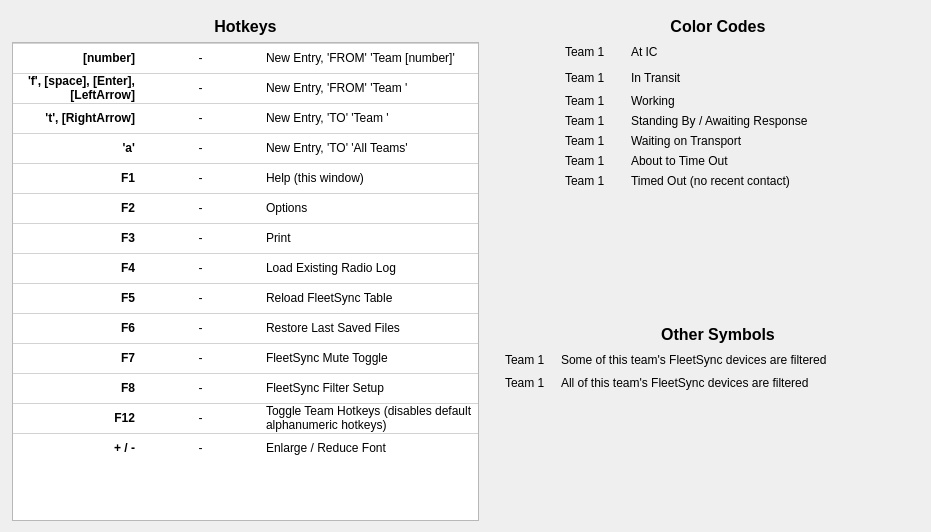
<?xml version="1.0" encoding="UTF-8"?>
<ui version="4.0">
 <class>Help</class>
 <widget class="QDialog" name="Help">
  <property name="enabled">
   <bool>true</bool>
  </property>
  <property name="geometry">
   <rect>
    <x>0</x>
    <y>0</y>
    <width>931</width>
    <height>532</height>
   </rect>
  </property>
  <property name="sizePolicy">
   <sizepolicy hsizetype="Expanding" vsizetype="Expanding">
    <horstretch>0</horstretch>
    <verstretch>0</verstretch>
   </sizepolicy>
  </property>
  <property name="windowTitle">
   <string>Help</string>
  </property>
  <property name="whatsThis">
   <string notr="true"/>
  </property>
  <widget class="QWidget" name="horizontalLayoutWidget">
   <property name="geometry">
    <rect>
     <x>12</x>
     <y>17</y>
     <width>939</width>
     <height>504</height>
    </rect>
   </property>
   <layout class="QHBoxLayout" name="horizontalLayout_3">
    <item>
     <layout class="QVBoxLayout" name="verticalLayout_3">
      <item>
       <widget class="QLabel" name="label_7">
        <property name="font">
         <font>
          <family>Segoe UI</family>
          <pointsize>12</pointsize>
          <weight>75</weight>
          <bold>true</bold>
         </font>
        </property>
        <property name="text">
         <string>Hotkeys</string>
        </property>
        <property name="alignment">
         <set>Qt::AlignCenter</set>
        </property>
       </widget>
      </item>
      <item>
       <widget class="QTableWidget" name="hotkeys_table_widget">
        <property name="enabled">
         <bool>true</bool>
        </property>
        <property name="sizePolicy">
         <sizepolicy hsizetype="Expanding" vsizetype="Expanding">
          <horstretch>0</horstretch>
          <verstretch>0</verstretch>
         </sizepolicy>
        </property>
        <property name="minimumSize">
         <size>
          <width>435</width>
          <height>0</height>
         </size>
        </property>
        <property name="focusPolicy">
         <enum>Qt::NoFocus</enum>
        </property>
        <property name="styleSheet">
         <string notr="true">QTableWidget::item {border-top:1px solid lightgray}</string>
        </property>
        <property name="lineWidth">
         <number>1</number>
        </property>
        <property name="midLineWidth">
         <number>0</number>
        </property>
        <property name="verticalScrollBarPolicy">
         <enum>Qt::ScrollBarAsNeeded</enum>
        </property>
        <property name="autoScroll">
         <bool>true</bool>
        </property>
        <property name="editTriggers">
         <set>QAbstractItemView::NoEditTriggers</set>
        </property>
        <property name="tabKeyNavigation">
         <bool>false</bool>
        </property>
        <property name="alternatingRowColors">
         <bool>false</bool>
        </property>
        <property name="selectionMode">
         <enum>QAbstractItemView::NoSelection</enum>
        </property>
        <property name="textElideMode">
         <enum>Qt::ElideRight</enum>
        </property>
        <property name="showGrid">
         <bool>false</bool>
        </property>
        <property name="gridStyle">
         <enum>Qt::SolidLine</enum>
        </property>
        <property name="wordWrap">
         <bool>true</bool>
        </property>
        <property name="columnCount">
         <number>3</number>
        </property>
        <attribute name="horizontalHeaderVisible">
         <bool>false</bool>
        </attribute>
        <attribute name="horizontalHeaderCascadingSectionResizes">
         <bool>true</bool>
        </attribute>
        <attribute name="horizontalHeaderDefaultSectionSize">
         <number>125</number>
        </attribute>
        <attribute name="horizontalHeaderHighlightSections">
         <bool>false</bool>
        </attribute>
        <attribute name="horizontalHeaderMinimumSectionSize">
         <number>10</number>
        </attribute>
        <attribute name="horizontalHeaderShowSortIndicator" stdset="0">
         <bool>false</bool>
        </attribute>
        <attribute name="horizontalHeaderStretchLastSection">
         <bool>true</bool>
        </attribute>
        <attribute name="verticalHeaderVisible">
         <bool>false</bool>
        </attribute>
        <attribute name="verticalHeaderCascadingSectionResizes">
         <bool>false</bool>
        </attribute>
        <attribute name="verticalHeaderDefaultSectionSize">
         <number>30</number>
        </attribute>
        <row>
         <property name="text">
          <string>New Row</string>
         </property>
        </row>
        <row>
         <property name="text">
          <string>New Row</string>
         </property>
        </row>
        <row>
         <property name="text">
          <string>New Row</string>
         </property>
        </row>
        <row>
         <property name="text">
          <string>New Row</string>
         </property>
        </row>
        <row>
         <property name="text">
          <string>New Row</string>
         </property>
        </row>
        <row>
         <property name="text">
          <string>New Row</string>
         </property>
        </row>
        <row>
         <property name="text">
          <string>New Row</string>
         </property>
        </row>
        <row>
         <property name="text">
          <string>New Row</string>
         </property>
        </row>
        <row>
         <property name="text">
          <string>New Row</string>
         </property>
        </row>
        <row>
         <property name="text">
          <string>New Row</string>
         </property>
        </row>
        <row>
         <property name="text">
          <string>New Row</string>
         </property>
        </row>
        <row>
         <property name="text">
          <string>New Row</string>
         </property>
        </row>
        <row>
         <property name="text">
          <string>F12</string>
         </property>
        </row>
        <row>
         <property name="text">
          <string>New Row</string>
         </property>
        </row>
        <column>
         <property name="text">
          <string>Key</string>
         </property>
        </column>
        <column>
         <property name="text">
          <string>spacer</string>
         </property>
         <property name="font">
          <font>
           <kerning>true</kerning>
          </font>
         </property>
        </column>
        <column>
         <property name="text">
          <string>Function</string>
         </property>
        </column>
        <item row="0" column="0">
         <property name="text">
          <string>[number]</string>
         </property>
         <property name="font">
          <font>
           <family>Segoe UI</family>
           <pointsize>9</pointsize>
           <weight>75</weight>
           <bold>true</bold>
          </font>
         </property>
         <property name="textAlignment">
          <set>AlignRight|AlignVCenter</set>
         </property>
        </item>
        <item row="0" column="1">
         <property name="text">
          <string>-</string>
         </property>
         <property name="textAlignment">
          <set>AlignHCenter|AlignVCenter|AlignCenter</set>
         </property>
        </item>
        <item row="0" column="2">
         <property name="text">
          <string>New Entry, 'FROM' 'Team [number]'</string>
         </property>
         <property name="font">
          <font>
           <family>Segoe UI</family>
           <pointsize>9</pointsize>
          </font>
         </property>
        </item>
        <item row="1" column="0">
         <property name="text">
          <string>'f', [space], [Enter], [LeftArrow]</string>
         </property>
         <property name="font">
          <font>
           <pointsize>9</pointsize>
           <weight>75</weight>
           <bold>true</bold>
          </font>
         </property>
         <property name="textAlignment">
          <set>AlignRight|AlignVCenter</set>
         </property>
        </item>
        <item row="1" column="1">
         <property name="text">
          <string>-</string>
         </property>
         <property name="textAlignment">
          <set>AlignHCenter|AlignVCenter|AlignCenter</set>
         </property>
        </item>
        <item row="1" column="2">
         <property name="text">
          <string>New Entry, 'FROM' 'Team '</string>
         </property>
         <property name="font">
          <font>
           <family>Segoe UI</family>
           <pointsize>9</pointsize>
          </font>
         </property>
        </item>
        <item row="2" column="0">
         <property name="text">
          <string>'t', [RightArrow]</string>
         </property>
         <property name="font">
          <font>
           <pointsize>9</pointsize>
           <weight>75</weight>
           <bold>true</bold>
          </font>
         </property>
         <property name="textAlignment">
          <set>AlignRight|AlignVCenter</set>
         </property>
        </item>
        <item row="2" column="1">
         <property name="text">
          <string>-</string>
         </property>
         <property name="textAlignment">
          <set>AlignHCenter|AlignVCenter|AlignCenter</set>
         </property>
        </item>
        <item row="2" column="2">
         <property name="text">
          <string>New Entry, 'TO' 'Team '</string>
         </property>
         <property name="font">
          <font>
           <family>Segoe UI</family>
           <pointsize>9</pointsize>
          </font>
         </property>
        </item>
        <item row="3" column="0">
         <property name="text">
          <string>'a'</string>
         </property>
         <property name="font">
          <font>
           <pointsize>9</pointsize>
           <weight>75</weight>
           <bold>true</bold>
          </font>
         </property>
         <property name="textAlignment">
          <set>AlignRight|AlignVCenter</set>
         </property>
        </item>
        <item row="3" column="1">
         <property name="text">
          <string>-</string>
         </property>
         <property name="textAlignment">
          <set>AlignHCenter|AlignVCenter|AlignCenter</set>
         </property>
        </item>
        <item row="3" column="2">
         <property name="text">
          <string>New Entry, 'TO' 'All Teams'</string>
         </property>
         <property name="font">
          <font>
           <family>Segoe UI</family>
           <pointsize>9</pointsize>
          </font>
         </property>
        </item>
        <item row="4" column="0">
         <property name="text">
          <string>F1</string>
         </property>
         <property name="font">
          <font>
           <pointsize>9</pointsize>
           <weight>75</weight>
           <bold>true</bold>
          </font>
         </property>
         <property name="textAlignment">
          <set>AlignRight|AlignVCenter</set>
         </property>
        </item>
        <item row="4" column="1">
         <property name="text">
          <string>-</string>
         </property>
         <property name="textAlignment">
          <set>AlignHCenter|AlignVCenter|AlignCenter</set>
         </property>
        </item>
        <item row="4" column="2">
         <property name="text">
          <string>Help (this window)</string>
         </property>
         <property name="font">
          <font>
           <family>Segoe UI</family>
           <pointsize>9</pointsize>
          </font>
         </property>
        </item>
        <item row="5" column="0">
         <property name="text">
          <string>F2</string>
         </property>
         <property name="font">
          <font>
           <pointsize>9</pointsize>
           <weight>75</weight>
           <bold>true</bold>
          </font>
         </property>
         <property name="textAlignment">
          <set>AlignRight|AlignVCenter</set>
         </property>
        </item>
        <item row="5" column="1">
         <property name="text">
          <string>-</string>
         </property>
         <property name="textAlignment">
          <set>AlignHCenter|AlignVCenter|AlignCenter</set>
         </property>
        </item>
        <item row="5" column="2">
         <property name="text">
          <string>Options</string>
         </property>
         <property name="font">
          <font>
           <family>Segoe UI</family>
           <pointsize>9</pointsize>
          </font>
         </property>
        </item>
        <item row="6" column="0">
         <property name="text">
          <string>F3</string>
         </property>
         <property name="font">
          <font>
           <pointsize>9</pointsize>
           <weight>75</weight>
           <bold>true</bold>
          </font>
         </property>
         <property name="textAlignment">
          <set>AlignRight|AlignVCenter</set>
         </property>
        </item>
        <item row="6" column="1">
         <property name="text">
          <string>-</string>
         </property>
         <property name="textAlignment">
          <set>AlignHCenter|AlignVCenter|AlignCenter</set>
         </property>
        </item>
        <item row="6" column="2">
         <property name="text">
          <string>Print</string>
         </property>
         <property name="font">
          <font>
           <family>Segoe UI</family>
           <pointsize>9</pointsize>
          </font>
         </property>
        </item>
        <item row="7" column="0">
         <property name="text">
          <string>F4</string>
         </property>
         <property name="font">
          <font>
           <pointsize>9</pointsize>
           <weight>75</weight>
           <bold>true</bold>
          </font>
         </property>
         <property name="textAlignment">
          <set>AlignRight|AlignVCenter</set>
         </property>
        </item>
        <item row="7" column="1">
         <property name="text">
          <string>-</string>
         </property>
         <property name="textAlignment">
          <set>AlignHCenter|AlignVCenter|AlignCenter</set>
         </property>
        </item>
        <item row="7" column="2">
         <property name="text">
          <string>Load Existing Radio Log</string>
         </property>
         <property name="font">
          <font>
           <family>Segoe UI</family>
           <pointsize>9</pointsize>
          </font>
         </property>
        </item>
        <item row="8" column="0">
         <property name="text">
          <string>F5</string>
         </property>
         <property name="font">
          <font>
           <pointsize>9</pointsize>
           <weight>75</weight>
           <bold>true</bold>
          </font>
         </property>
         <property name="textAlignment">
          <set>AlignRight|AlignVCenter</set>
         </property>
        </item>
        <item row="8" column="1">
         <property name="text">
          <string>-</string>
         </property>
         <property name="textAlignment">
          <set>AlignHCenter|AlignVCenter|AlignCenter</set>
         </property>
        </item>
        <item row="8" column="2">
         <property name="text">
          <string>Reload FleetSync Table</string>
         </property>
         <property name="font">
          <font>
           <family>Segoe UI</family>
           <pointsize>9</pointsize>
          </font>
         </property>
         <property name="textAlignment">
          <set>AlignLeft|AlignVCenter</set>
         </property>
        </item>
        <item row="9" column="0">
         <property name="text">
          <string>F6</string>
         </property>
         <property name="font">
          <font>
           <pointsize>9</pointsize>
           <weight>75</weight>
           <bold>true</bold>
          </font>
         </property>
         <property name="textAlignment">
          <set>AlignRight|AlignVCenter</set>
         </property>
        </item>
        <item row="9" column="1">
         <property name="text">
          <string>-</string>
         </property>
         <property name="textAlignment">
          <set>AlignHCenter|AlignVCenter|AlignCenter</set>
         </property>
        </item>
        <item row="9" column="2">
         <property name="text">
          <string>Restore Last Saved Files</string>
         </property>
         <property name="font">
          <font>
           <family>Segoe UI</family>
           <pointsize>9</pointsize>
          </font>
         </property>
        </item>
        <item row="10" column="0">
         <property name="text">
          <string>F7</string>
         </property>
         <property name="font">
          <font>
           <pointsize>9</pointsize>
           <weight>75</weight>
           <bold>true</bold>
          </font>
         </property>
         <property name="textAlignment">
          <set>AlignRight|AlignVCenter</set>
         </property>
        </item>
        <item row="10" column="1">
         <property name="text">
          <string>-</string>
         </property>
         <property name="textAlignment">
          <set>AlignHCenter|AlignVCenter|AlignCenter</set>
         </property>
        </item>
        <item row="10" column="2">
         <property name="text">
          <string>FleetSync Mute Toggle</string>
         </property>
         <property name="font">
          <font>
           <family>Segoe UI</family>
           <pointsize>9</pointsize>
          </font>
         </property>
        </item>
        <item row="11" column="0">
         <property name="text">
          <string>F8</string>
         </property>
         <property name="font">
          <font>
           <pointsize>9</pointsize>
           <weight>75</weight>
           <bold>true</bold>
          </font>
         </property>
         <property name="textAlignment">
          <set>AlignRight|AlignVCenter</set>
         </property>
        </item>
        <item row="11" column="1">
         <property name="text">
          <string>-</string>
         </property>
         <property name="textAlignment">
          <set>AlignHCenter|AlignVCenter|AlignCenter</set>
         </property>
        </item>
        <item row="11" column="2">
         <property name="text">
          <string>FleetSync Filter Setup</string>
         </property>
         <property name="font">
          <font>
           <family>Segoe UI</family>
           <pointsize>9</pointsize>
          </font>
         </property>
        </item>
        <item row="12" column="0">
         <property name="text">
          <string>F12</string>
         </property>
         <property name="font">
          <font>
           <weight>75</weight>
           <bold>true</bold>
          </font>
         </property>
         <property name="textAlignment">
          <set>AlignRight|AlignVCenter</set>
         </property>
        </item>
        <item row="12" column="1">
         <property name="text">
          <string>-</string>
         </property>
         <property name="textAlignment">
          <set>AlignHCenter|AlignVCenter|AlignCenter</set>
         </property>
        </item>
        <item row="12" column="2">
         <property name="text">
          <string>Toggle Team Hotkeys (disables default alphanumeric hotkeys)</string>
         </property>
        </item>
        <item row="13" column="0">
         <property name="text">
          <string>+ / -</string>
         </property>
         <property name="font">
          <font>
           <pointsize>9</pointsize>
           <weight>75</weight>
           <bold>true</bold>
          </font>
         </property>
         <property name="textAlignment">
          <set>AlignRight|AlignVCenter</set>
         </property>
        </item>
        <item row="13" column="1">
         <property name="text">
          <string>-</string>
         </property>
         <property name="textAlignment">
          <set>AlignHCenter|AlignVCenter|AlignCenter</set>
         </property>
        </item>
        <item row="13" column="2">
         <property name="text">
          <string>Enlarge / Reduce Font</string>
         </property>
         <property name="font">
          <font>
           <family>Segoe UI</family>
           <pointsize>9</pointsize>
          </font>
         </property>
        </item>
       </widget>
      </item>
     </layout>
    </item>
    <item>
     <layout class="QVBoxLayout" name="verticalLayout">
      <item>
       <widget class="QLabel" name="label">
        <property name="font">
         <font>
          <family>Segoe UI</family>
          <pointsize>12</pointsize>
          <weight>75</weight>
          <bold>true</bold>
         </font>
        </property>
        <property name="text">
         <string>Color Codes</string>
        </property>
        <property name="alignment">
         <set>Qt::AlignCenter</set>
        </property>
       </widget>
      </item>
      <item>
       <layout class="QGridLayout" name="gridLayout_2">
        <item row="2" column="1">
         <widget class="QLabel" name="colorLabel3">
          <property name="font">
           <font>
            <family>Segoe UI</family>
            <pointsize>9</pointsize>
           </font>
          </property>
          <property name="text">
           <string>Team 1</string>
          </property>
         </widget>
        </item>
        <item row="6" column="1">
         <widget class="QLabel" name="colorLabel6">
          <property name="font">
           <font>
            <family>Segoe UI</family>
            <pointsize>9</pointsize>
           </font>
          </property>
          <property name="text">
           <string>Team 1</string>
          </property>
         </widget>
        </item>
        <item row="1" column="4">
         <spacer name="horizontalSpacer">
          <property name="orientation">
           <enum>Qt::Horizontal</enum>
          </property>
          <property name="sizeHint" stdset="0">
           <size>
            <width>40</width>
            <height>20</height>
           </size>
          </property>
         </spacer>
        </item>
        <item row="4" column="1">
         <widget class="QLabel" name="colorLabel4">
          <property name="font">
           <font>
            <family>Segoe UI</family>
            <pointsize>9</pointsize>
           </font>
          </property>
          <property name="text">
           <string>Team 1</string>
          </property>
         </widget>
        </item>
        <item row="5" column="1">
         <widget class="QLabel" name="colorLabel5">
          <property name="font">
           <font>
            <family>Segoe UI</family>
            <pointsize>9</pointsize>
           </font>
          </property>
          <property name="text">
           <string>Team 1</string>
          </property>
         </widget>
        </item>
        <item row="3" column="1">
         <widget class="QLabel" name="colorLabel7">
          <property name="font">
           <font>
            <family>Segoe UI</family>
            <pointsize>9</pointsize>
           </font>
          </property>
          <property name="text">
           <string>Team 1</string>
          </property>
         </widget>
        </item>
        <item row="6" column="3">
         <widget class="QLabel" name="label_11">
          <property name="font">
           <font>
            <family>Segoe UI</family>
            <pointsize>9</pointsize>
           </font>
          </property>
          <property name="text">
           <string>Timed Out (no recent contact)</string>
          </property>
         </widget>
        </item>
        <item row="5" column="3">
         <widget class="QLabel" name="label_10">
          <property name="font">
           <font>
            <family>Segoe UI</family>
            <pointsize>9</pointsize>
           </font>
          </property>
          <property name="text">
           <string>About to Time Out</string>
          </property>
         </widget>
        </item>
        <item row="2" column="3">
         <widget class="QLabel" name="label_8">
          <property name="font">
           <font>
            <family>Segoe UI</family>
            <pointsize>9</pointsize>
           </font>
          </property>
          <property name="text">
           <string>Working</string>
          </property>
         </widget>
        </item>
        <item row="0" column="1">
         <widget class="QLabel" name="colorLabel1">
          <property name="font">
           <font>
            <family>Segoe UI</family>
            <pointsize>9</pointsize>
           </font>
          </property>
          <property name="text">
           <string>Team 1</string>
          </property>
         </widget>
        </item>
        <item row="0" column="2">
         <spacer name="horizontalSpacer_2">
          <property name="orientation">
           <enum>Qt::Horizontal</enum>
          </property>
          <property name="sizeType">
           <enum>QSizePolicy::Fixed</enum>
          </property>
          <property name="sizeHint" stdset="0">
           <size>
            <width>20</width>
            <height>20</height>
           </size>
          </property>
         </spacer>
        </item>
        <item row="0" column="3">
         <widget class="QLabel" name="label_6">
          <property name="font">
           <font>
            <family>Segoe UI</family>
            <pointsize>9</pointsize>
           </font>
          </property>
          <property name="text">
           <string>At IC</string>
          </property>
         </widget>
        </item>
        <item row="1" column="3">
         <widget class="QLabel" name="label_5">
          <property name="font">
           <font>
            <family>Segoe UI</family>
            <pointsize>9</pointsize>
           </font>
          </property>
          <property name="text">
           <string>In Transit</string>
          </property>
         </widget>
        </item>
        <item row="4" column="3">
         <widget class="QLabel" name="label_2">
          <property name="font">
           <font>
            <family>Segoe UI</family>
            <pointsize>9</pointsize>
           </font>
          </property>
          <property name="text">
           <string>Waiting on Transport</string>
          </property>
         </widget>
        </item>
        <item row="3" column="3">
         <widget class="QLabel" name="label_3">
          <property name="font">
           <font>
            <family>Segoe UI</family>
            <pointsize>9</pointsize>
           </font>
          </property>
          <property name="text">
           <string>Standing By / Awaiting Response</string>
          </property>
         </widget>
        </item>
        <item row="1" column="0">
         <spacer name="horizontalSpacer_3">
          <property name="orientation">
           <enum>Qt::Horizontal</enum>
          </property>
          <property name="sizeType">
           <enum>QSizePolicy::Fixed</enum>
          </property>
          <property name="sizeHint" stdset="0">
           <size>
            <width>80</width>
            <height>20</height>
           </size>
          </property>
         </spacer>
        </item>
        <item row="1" column="1">
         <widget class="QLabel" name="colorLabel2">
          <property name="font">
           <font>
            <family>Segoe UI</family>
            <pointsize>9</pointsize>
           </font>
          </property>
          <property name="text">
           <string>Team 1</string>
          </property>
         </widget>
        </item>
       </layout>
      </item>
      <item>
       <spacer name="verticalSpacer">
        <property name="orientation">
         <enum>Qt::Vertical</enum>
        </property>
        <property name="sizeHint" stdset="0">
         <size>
          <width>20</width>
          <height>10</height>
         </size>
        </property>
       </spacer>
      </item>
      <item>
       <widget class="QLabel" name="label_14">
        <property name="font">
         <font>
          <family>Segoe UI</family>
          <pointsize>12</pointsize>
          <weight>75</weight>
          <bold>true</bold>
         </font>
        </property>
        <property name="text">
         <string>Other Symbols</string>
        </property>
        <property name="alignment">
         <set>Qt::AlignCenter</set>
        </property>
       </widget>
      </item>
      <item>
       <layout class="QGridLayout" name="gridLayout_3">
        <item row="1" column="2">
         <spacer name="horizontalSpacer_4">
          <property name="orientation">
           <enum>Qt::Horizontal</enum>
          </property>
          <property name="sizeType">
           <enum>QSizePolicy::Fixed</enum>
          </property>
          <property name="sizeHint" stdset="0">
           <size>
            <width>10</width>
            <height>20</height>
           </size>
          </property>
         </spacer>
        </item>
        <item row="2" column="1">
         <widget class="QLabel" name="fsAllFilteredLabel">
          <property name="text">
           <string>Team 1</string>
          </property>
         </widget>
        </item>
        <item row="2" column="3">
         <widget class="QLabel" name="label_13">
          <property name="font">
           <font>
            <family>Segoe UI</family>
            <pointsize>9</pointsize>
           </font>
          </property>
          <property name="text">
           <string>All of this team's FleetSync devices are filtered</string>
          </property>
         </widget>
        </item>
        <item row="1" column="3">
         <widget class="QLabel" name="label_9">
          <property name="font">
           <font>
            <family>Segoe UI</family>
            <pointsize>9</pointsize>
           </font>
          </property>
          <property name="text">
           <string>Some of this team's FleetSync devices are filtered</string>
          </property>
         </widget>
        </item>
        <item row="1" column="0">
         <spacer name="horizontalSpacer_5">
          <property name="orientation">
           <enum>Qt::Horizontal</enum>
          </property>
          <property name="sizeType">
           <enum>QSizePolicy::Fixed</enum>
          </property>
          <property name="sizeHint" stdset="0">
           <size>
            <width>20</width>
            <height>20</height>
           </size>
          </property>
         </spacer>
        </item>
        <item row="1" column="4">
         <spacer name="horizontalSpacer_6">
          <property name="orientation">
           <enum>Qt::Horizontal</enum>
          </property>
          <property name="sizeHint" stdset="0">
           <size>
            <width>40</width>
            <height>20</height>
           </size>
          </property>
         </spacer>
        </item>
        <item row="1" column="1">
         <widget class="QLabel" name="fsSomeFilteredLabel">
          <property name="sizePolicy">
           <sizepolicy hsizetype="Preferred" vsizetype="Preferred">
            <horstretch>0</horstretch>
            <verstretch>0</verstretch>
           </sizepolicy>
          </property>
          <property name="text">
           <string>Team 1</string>
          </property>
         </widget>
        </item>
       </layout>
      </item>
      <item>
       <spacer name="verticalSpacer_3">
        <property name="orientation">
         <enum>Qt::Vertical</enum>
        </property>
        <property name="sizeHint" stdset="0">
         <size>
          <width>20</width>
          <height>40</height>
         </size>
        </property>
       </spacer>
      </item>
     </layout>
    </item>
   </layout>
  </widget>
 </widget>
 <resources/>
 <connections/>
</ui>
